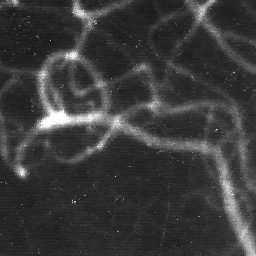
#> input picture Image_processing/TME8_Split/images/angiogra.png, 256 x 256 px
$ jupyter execute TME8_Boyer_KACI.ipynb
#> lines starting #> are read from the running program, lines starting #| are printed output that depends on the picture
# TME 8: Split
> Consignes: le fichier TME8_Sujet.ipynb est à déposer sur le site Moodle de l'UE https://moodle-sciences.upmc.fr/moodle-2019/course/view.php?id=4248. Si vous êtes en binôme, renommez-le en TME8_nom1_nom2.ipynb.

N'oubliez pas de sauvegarder fréquemment votre notebook !!

[cell 1]
from PIL import Image
from pylab import *

### Données
img_test = full((64,64),150,dtype=uint8)
img_test[32:48,16:16+32] = 100
img_test[8:24,40:56] = 50
angio = array(Image.open('images/angiogra.png'))
#> angio is the input picture: shape (256, 256); min 20, max 255, mean 58.9
cam = array(Image.open('images/cameraman.png'))
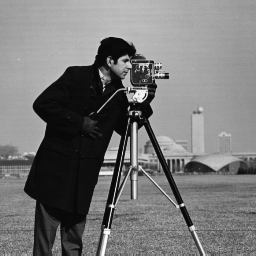
#> input picture Image_processing/TME8_Split/images/cameraman.png, 256 x 256 px
#> cam is the input picture: shape (256, 256); min 7, max 253, mean 118.7
muscle = array(Image.open('images/muscle.png'))
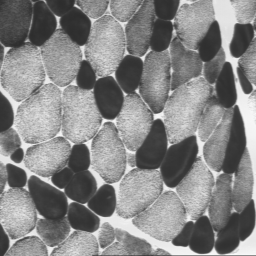
#> input picture Image_processing/TME8_Split/images/muscle.png, 256 x 256 px
#> muscle is the input picture: shape (256, 256); min 44, max 249, mean 133.1
prisme = array(Image.open('images/prisme.png'))
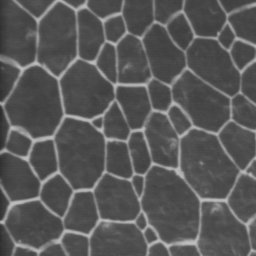
#> input picture Image_processing/TME8_Split/images/prisme.png, 256 x 256 px
#> prisme is the input picture: shape (256, 256); min 45, max 190, mean 87.9
seiche = array(Image.open('images/seiche.png'))
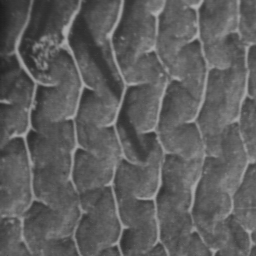
#> input picture Image_processing/TME8_Split/images/seiche.png, 256 x 256 px
#> seiche is the input picture: shape (256, 256); min 27, max 172, mean 94.2

### Fonction d'affichage
# [43 lines left out: function affichage_14, not called in this run]

## Exercice 1

Question 1:
Écrire la fonction récursive ``split()`` vue en TD. Elle prend en entrée l'image, une région, un prédicat, et un nombre variable d'arguments. La région est de type formel Python ```Bloc``` défini par :
```python
type Bloc = tuple[int**4]
```
La fonction ``split()`` retourne un arbre 4-aire de type formel Python, défini récursivement par:
```python
type 4-aire = list[(4-aire**4|Bloc)]
```
Le prédicat est une fonction Python de signature:
```python
Array*Bloc*...->bool
```
Elle peut prendre un nombre variable de paramètres qui correspond aux paramètres du prédicat.

[cell 2]
def split(I,reg,pred,*args):
    """ Array*Bloc*(Array*Bloc*...->bool)*... -> 4-aire
        Découpage de I en arbre 4-aire sur un critère d'écart-type minimal
    """
     #n vertical; m horizontal
    x,y,n,m=reg
    if(pred(I,reg,* args) and n>2 and m>2):
        n2=n//2
        m2=m//2
        NO=split(I,(x,y,n2,m2 ),pred,*args)
        NE=split(I, (x, y+m2, n2, m2), pred, *args)
        SO=split(I, (x+n2, y, n2, m2), pred, *args)
        SE=split(I, (x+n2, y+m2, n2, m2), pred, *args)
        return [NO,NE,SO,SE]
    else:
        return [reg]

Question 2:
Écrire la fonction ```predsplit1(I,B,*args)``` de signature :
```python
Array*Bloc*... -> bool
```
qui retourne True si l'écart-type de l'image ``I`` calculé sur la région ``B`` est plus grand que la valeur du premier argument de ``*args`` (on y accède simplement par ``*args[0]``).

[cell 3]
def predsplit1(I,reg,*args):
    """ Array*Bloc*... -> bool
    """
    x,y,n,m=reg
    return I[x:x+n,y:y+m].std()>args[0]

Question 3: Écrire la fonction ``splitprof(L)`` qui réaliste un parcours (récursif) en profondeur de l'arbre 4-aire passé en paramètre. La fonction retourne la liste des feuilles de ``L``, soit une liste de bloc.

[cell 4]
#la fonction retourne la liste des feuilles ( liste de blocs)
def splitprof(L):
    """ 4-aire -> list[Bloc]"""
    #la liste de retour
    if(len(L)==1):
        return L
    else:
        return splitprof(L[0])+splitprof(L[1])+splitprof(L[2])+splitprof(L[3])

Question 4: Tester vos codes sur l'image test ``img_test`` vue en TD. Imprimer la valeur retournée par ``split()`` ainsi que celle retournée par ``profsplit()``.

[cell 5]
# Tests
I=img_test
#plt.axis('off')
imshow(I, cmap='gray')

[cell 6]
(n,m)=np.shape(I)
seuil_var=0
"""
Une région est donnée par la valeur du coin haut gauche, sa taille verticale, sa taille horizontale
c'est un tuple (x,y,n,m)
"""
reg=(0,0,n,m)
#print(predsplit1(I,reg,seuil_var))
result=split(I,(0,0,n,m),predsplit1, seuil_var)
print ("valeurs retournées par split")
print (result)
print("résultat de splitprof")
LL=splitprof(result)
print(LL)
print("Le nombre de feuilles est "+str(shape(LL)[0]))

## Commentaire
On observe notre fonction splitprof marche bien car elle retourne bien une liste des blocs retrournés par split
Le nombre de feuilles obtenu correspond bien à celui obtenu en TD

Question 4: Écrire la fonction ```splitdraw(L,I)``` qui prend en paramètre une liste de bloc et une image et retourne une image dont les bords de chaque éléments de ``L`` ont été dessiné en rouge. Indication: l'image retournée est une hypermatrice de dimension 3, la troisième dimension a une taille de 3 et correspond aux composantes rouge, verte et bleue d'une image RGB. Tester son bon fonctionnement sur l'exemple précédent.

[cell 7]
# elle prend en argument la liste retournée par splitprof
def splitdraw(LL,I):
    """ list[Bloc]*Array -> Array
        parcours de la liste dessin des régions
    """
    n,m=I.shape
    RGB=zeros((n,m, 3))
    #Initialisation
    for i in range(3):
        RGB[:,:,i]=I
    for (x, y, h, l) in LL:
        #ligne horizontal supérieure
        RGB[x,y:y+l,0]=255
        RGB[x,y:y+l ,1]=0
        RGB[x,y:y+l ,2]=0
        #ligne horizontale inférieure
        RGB[(x+h-1),y:y+l ,0]=255
        RGB[x+h-1,y:y+l ,1]=0
        RGB[x+h-1,y:y+l,2]=0
        #ligne verticale gauche
        RGB[x:x+h,y ,0]=255
        RGB[x:x+h,y ,1]=0
        RGB[x:x+h,y ,2]=0
        #ligne verticale droite
        RGB[x:x+h,y+l-1 ,0]=255
        RGB[x:x+h,y+l-1 ,1]=0
        RGB[x:x+h,y+l-1 ,2]=0

    return RGB/255

[cell 8]
im=splitdraw(LL,I)
plt.axis('off')
imshow(im)

## Commentaire
Notre fonction marche bien, l'affichage correspond au résultat obtenu en déroulant l'algorithme manuellement en TD

Question 5: Ajouter un bruit gaussien sur l'image ``img_test`` d'écart-type 5. Recalculer un découpage 4-aire sur l'image bruitée en ajustant le seuil de façon à obtenir le même résultat que dans la question précédente. Quelle valeur de seuil a-t-il fallut choisir ? Cela vous semble-t-il cohérent ?

Indication: utiliser la fonction Numpy ``random.randn()`` qui génère des valeurs aléatoires tirées selon une loi normale (loi gaussienne de moyenne nulle et de variance 1). Pour obtenir des réalisations d'une gaussienne d'écart type $\sigma$, il suffit de faire des tirages d'une loi normale, multipliés par $\sigma$.

[cell 9]
from numpy import random
#ajout du bruit gaussien
sigma=5
image_bruite=I+sigma*random.randn(n,m) # n et m sont les valeurs de shape donnée pour l'image appelé dans une cellule précédente
#plt.axis('off')
imshow(image_bruite, cmap='gray')
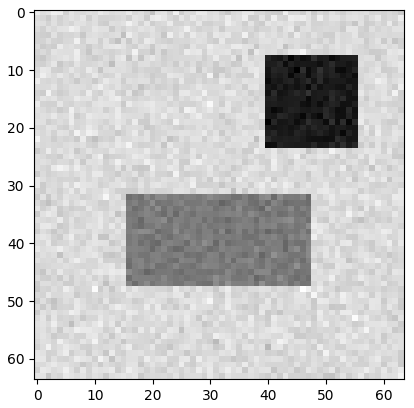
#> figure drawn by matplotlib, 1 panel

[cell 10]
# test de valeurs sur le seuil
def general_split(I,seuil_var):
    n,m=shape(I)
    res=split(I,(0,0,n,m),predsplit1, seuil_var)
    LL=splitprof(res)
    im=splitdraw(LL,I)
    plt.axis('off')
    plt.title('seuil='+str(seuil_var))
    print( "nb blocs="+str(shape(LL)[0]))
    imshow(im, cmap='gray')

[cell 11]
#Test1
seuil=0
general_split(image_bruite, seuil)

[cell 12]
#Test2
seuil=5
general_split(image_bruite, seuil)
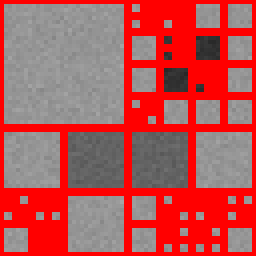
#> shown: shape (64, 64, 3) float64 (shown 4 times larger); mean R, G, B 0.72, 0.334, 0.334

[cell 13]
#Test3
seuil=10
general_split(image_bruite, seuil)

[cell 14]
#Test4
seuil=6
general_split(image_bruite, seuil)

## Commentaire
il m'a fallut choisir 6 comme valeur de seuil, qui est une valeur supérieure à 0 choisi pour l'image sans bruit. Ceci est cohérent, car dans l'image sans bruit, on cherche à avoir des régions homogènes en découpant, et une région homogène correspond à une variance =0, tandis qu'avec l'ajout du bruit, les régions qu'on cherche à avoir à la fin du découpage ne sont plus homogène à cause du bruit. Si on garde le seuil à 0, les variations causées par le bruit seront considérés comme de nouvelles régions, on doit donc augmenter la valeur de variation pour laquelle on considère notre région homogène.
### pour résumer
L bruitage donne une variation dans les valeurs des pixels par rapport à l'image originale. Ainsi, l'ecart-type de chaque région va être augmenté.

# Exercice 2
Question 1:
Expérimenter l'algorithme de split sur les 4 images naturelles fournie. Pour chaque image essayer de trouver le seuil qui vous semble visuellement le meilleur. Afficher le nombre de bloc obtenus après découpage.

### image angio

[cell 15]
imshow(angio)

[cell 16]
seuil=20
general_split(angio, seuil)
#| nb blocs=1213

[cell 17]
seuil=10
general_split(angio, seuil)
#| nb blocs=4135

[cell 18]
seuil=7
general_split(angio, seuil)
#| nb blocs=5956

[cell 19]
seuil=6
general_split(angio, seuil)
#| nb blocs=6955

### cam

[cell 20]
imshow(cam)

[cell 21]
seuil=10
general_split(cam, seuil)
#| nb blocs=5767

[cell 22]
seuil=20
general_split(cam, seuil)
#| nb blocs=2923

## commentaire:
à priori on pourrait se dire que ce découpage est bien avec un seuil =20, cependant il y a une région (2éme bloc en partant du haut à droite) qui est considéré comme un seul, alors qu'il devrait être découpé, donc on devrait prendre un seuil plus bas

[cell 23]
seuil=9
general_split(cam, seuil)
#| nb blocs=6115

### muscle

[cell 24]
imshow(muscle)

[cell 25]
seuil=9
general_split(muscle, seuil)
#| nb blocs=10174

[cell 26]
seuil=20
general_split(muscle, seuil)
#| nb blocs=4294

[cell 27]
seuil=16
general_split(muscle, seuil)
#> the loop in splitdraw (call 15), `for (x, y, h, l) in LL:` made 5452 passes
#> (x, y, h, l) on passes 1 to 3: (0, 0, 32, 32), (0, 32, 2, 2), (0, 34, 2, 2)
#> after the loop in splitdraw (call 15), `for (x, y, h, l) in LL:`:
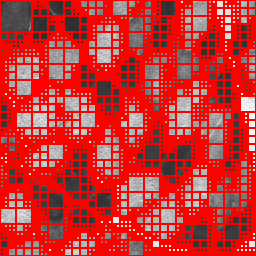
#> RGB: shape (256, 256, 3) float64; mean of channels 0, 1, 2 204.8, 51.3, 51.3; drawn as R, G, B
#| nb blocs=5452

#### Observation
avec seuil=16, il reste encore deux region ou une frontiere de deux parties appartiennent à une même région

[cell 28]
seuil=15
general_split(muscle, seuil)
#| nb blocs=5839

### prisme

[cell 29]
imshow(prisme)

[cell 30]
seuil=10
general_split(prisme, seuil)
#| nb blocs=6076

[cell 31]
seuil=20
general_split(prisme, seuil)
#| nb blocs=2929

[cell 32]
seuil=15
general_split(prisme, seuil)
#> the loop in splitdraw (call 19), `for (x, y, h, l) in LL:` made 4795 passes
#> (x, y, h, l) on passes 1 to 3: (0, 0, 16, 16), (0, 16, 2, 2), (0, 18, 2, 2)
#> after the loop in splitdraw (call 19), `for (x, y, h, l) in LL:`:
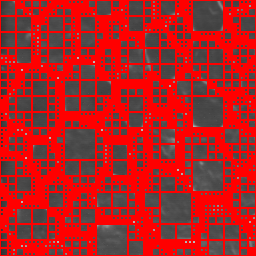
#> RGB: shape (256, 256, 3) float64; mean of channels 0, 1, 2 172.3, 35.5, 35.5; drawn as R, G, B
#| nb blocs=4795

### seiche

[cell 33]
imshow(seiche)

[cell 34]
seuil=10
general_split(seiche, seuil)
#> the loop in splitdraw (call 20), `for (x, y, h, l) in LL:` made 4348 passes
#> (x, y, h, l) on passes 1 to 3: (0, 0, 8, 8), (0, 8, 8, 8), (8, 0, 8, 8)
#> after the loop in splitdraw (call 20), `for (x, y, h, l) in LL:`:
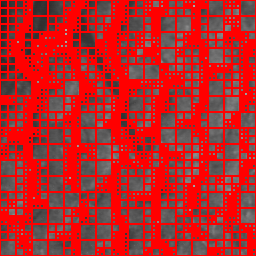
#> RGB: shape (256, 256, 3) float64; mean of channels 0, 1, 2 179.8, 41, 41; drawn as R, G, B
#| nb blocs=4348

[cell 35]
seuil=15
general_split(seiche, seuil)
#> the loop in splitdraw (call 21), `for (x, y, h, l) in LL:` made 2167 passes
#> (x, y, h, l) on passes 1 to 3: (0, 0, 16, 16), (0, 16, 16, 16), (16, 0, 16, 16)
#> after the loop in splitdraw (call 21), `for (x, y, h, l) in LL:`:
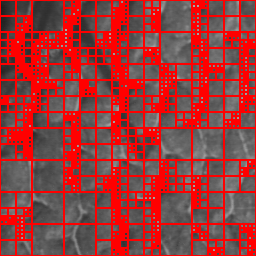
#> RGB: shape (256, 256, 3) float64; mean of channels 0, 1, 2 151.7, 58.3, 58.3; drawn as R, G, B
#| nb blocs=2167

[cell 36]
seuil=12
general_split(seiche, seuil)
#| nb blocs=3409
